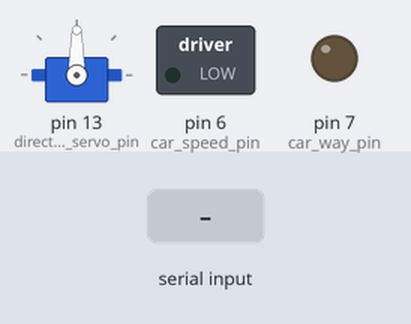
A sketch run on a simulated Arduino Uno, built with avr-gcc and run on an emulated ATmega328P. Parts: servo, switched loads named in the sketch (green lamp = pin HIGH), output pins drawn as LEDs (lit = HIGH). Inputs (shaded band) come from the test bench.

Above: at 1.2 s.
1.3 s: "90,45\n" received over the second serial link
At 2.6 s:
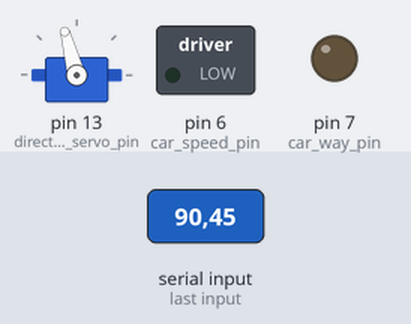
3.1 s: "30,150\n" received over the second serial link
At 3.26 s:
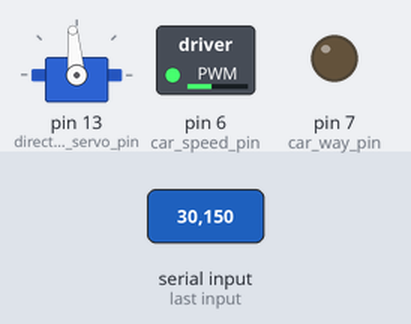
4.9 s: "90\n" received over the second serial link
At 6.5 s:
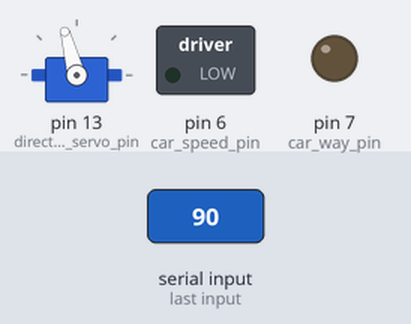
Timing chart, 0 to 8.0 s (numbered marks = the images above; inputs shaded):
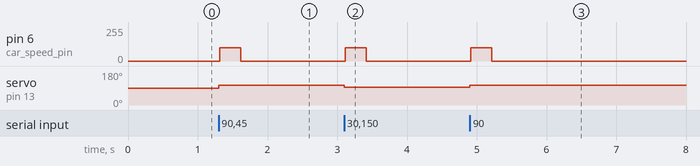

The sketch:

arduino.ino
```cpp
#include <Servo.h>
#include <SoftwareSerial.h>

#define FORWARD LOW
#define BACKWARD HIGH

int car_speed_pin = 6;
int car_way_pin = 7;
int direction_servo_pin = 13;

SoftwareSerial e5(0, 1); // (RX, TX)
Servo servo;

int r = 345; // [cm]
int L = 9.5; // [cm] Distance between front and back wheels

float turningAngle = 2 * degrees(atan2(L, r));
float convertionAngleRight = 20.0f / 12.0f;
float convertionAngleLeft = 20.0f / 8.65f;

int timeLeft = 6000;
int timeRight = 5690;
int speedLeft = 255;
int speedRight = speedLeft;

void turn(float angle)
{
    if (angle < 70)
    {
        angle = 70;
    }
    else if (angle > 110)
    {
        angle = 110;
    }

    servo.write(ceil(angle));
    delay(15);
}

void turnLeft(float turnAngle)
{
    turn(90 - turnAngle * convertionAngleLeft);
}

void turnRight(float turnAngle)
{
    turn(90 + turnAngle * convertionAngleRight);
}

void move(int way, int speed, int time)
{
    digitalWrite(car_way_pin, way);
    analogWrite(car_speed_pin, speed);
    delay(time);
    digitalWrite(car_speed_pin, 0);
}

void setup()
{
    e5.begin(115200);
    pinMode(car_way_pin, OUTPUT);
    pinMode(car_speed_pin, OUTPUT);
    servo.attach(direction_servo_pin);
}

void loop()
{
    while (e5.available() == 0)
        ;

    String out = e5.readStringUntil('\n');
    Serial.println(out);
    int dir = atoi(out.c_str());

    float direction = 90.f + ((float)dir) / 128.f * 20.f;

    turn(direction);
    move(FORWARD, 100, 300);
}
```

Measured:
- after the input at 1.3 s, pin 6 (car_speed_pin): 0/255 → 100/255 at once, → 0/255 0.30 s later; servo on pin 13 (direction_servo_pin): 90° → 105° at once
- after the input at 3.1 s, pin 6 (car_speed_pin): 0/255 → 100/255 at once, → 0/255 0.30 s later; servo on pin 13 (direction_servo_pin): 105° → 95° at once
- after the input at 4.9 s, pin 6 (car_speed_pin): 0/255 → 100/255 at once, → 0/255 0.30 s later; servo on pin 13 (direction_servo_pin): 95° → 105° at once
